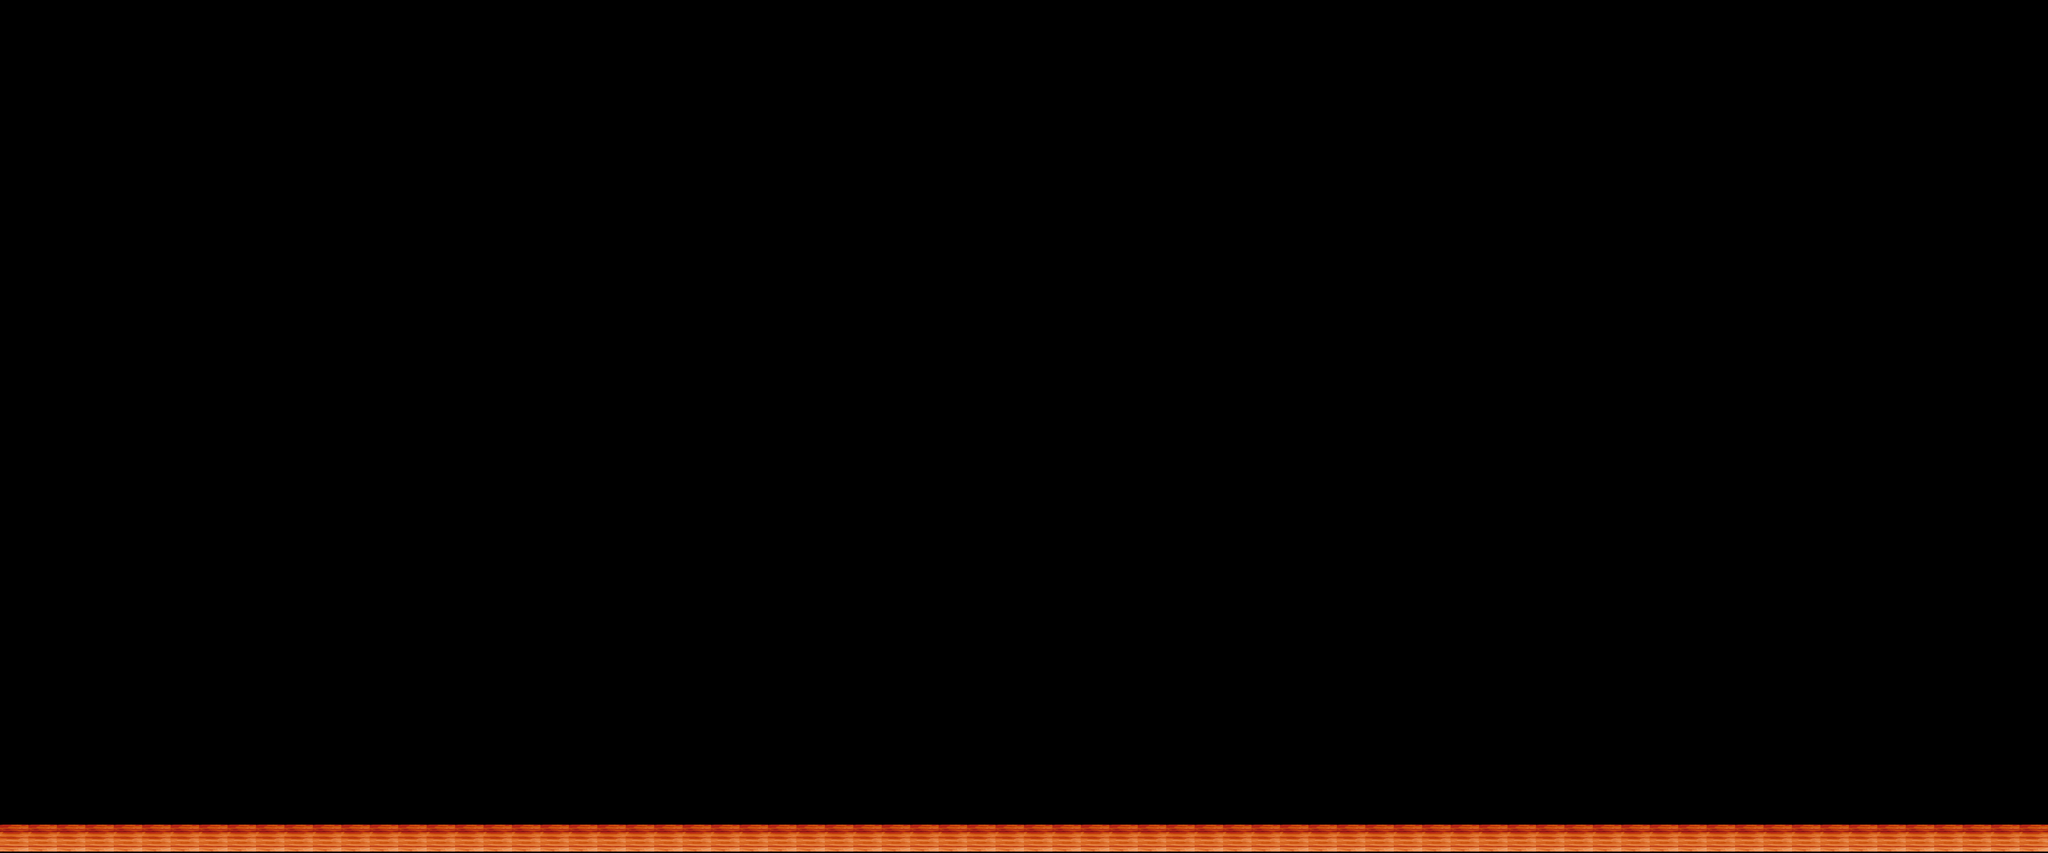

Rendered tile map (Tiled .tmx) drawn with the repository's tilesets; below, a short description and the map source with its tile grids summarised:
An orthogonal 72x30 tile map with 40x40 px tiles, 1 tile layer (Camada de Tiles 1), 2 tilesets.

<map version="1.0" orientation="orthogonal" width="72" height="30" tilewidth="40" tileheight="40">
 <tileset firstgid="1" name="assets_fase2" tilewidth="40" tileheight="40">
  <image source="2_fase/assets_2.png" width="360" height="160" />
 </tileset>
 <tileset firstgid="37" name="tabuas" tilewidth="40" tileheight="40">
  <image source="2_fase/p1_480-40.png" width="480" height="40" />
 </tileset>
 <layer name="Camada de Tiles 1" width="72" height="30">
  <data>[2160 cells, 72 non-empty, 1 distinct tile ids]</data>
 </layer>
</map>
